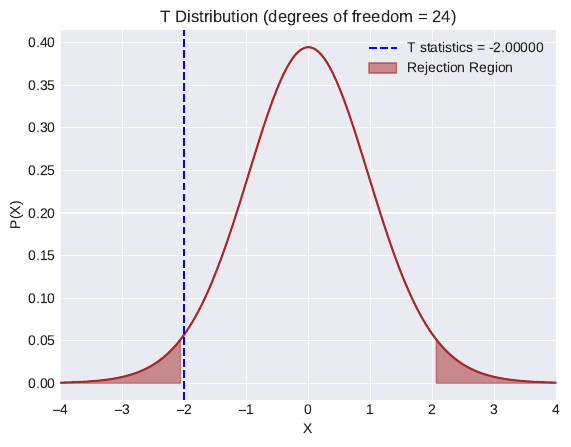

Generate this figure with Python:
#!/usr/bin/env python3
import numpy as np
from scipy.stats import t
import matplotlib.pyplot as plt
plt.style.use('ggplot')

# population mean, sample mean, sample stdandard deviation, sample length
p_mean = 16; s_mean = 15.8; s_stdv = 0.5; n = 25

# degrees of freedom, level of significance, confidence level
dof = n - 1;  los = 0.05; cnl = 1 - los

# calculation of T-statistics
tstatistics = (s_mean - p_mean)/(s_stdv/np.sqrt(n))
print("T-statistics: {:.5f}".format(tstatistics))

# calculation of Critical values
tcritical_l = t.ppf(q = los/2, df = dof)
tcritical_u = -tcritical_l
print("Critical values are {}, {}".format(tcritical_l, tcritical_u))

# decision making - using T-statistics and Critical values
if tstatistics < tcritical_l or tstatistics > tcritical_u:
    print("Reject the Null hypothesis.")
else: print("Fail to reject the Null hypothesis.")

# calculation of p-value
pvalue = 2*t.cdf(tstatistics, df = dof)
print("p-value: {:.5f}".format(pvalue))

# decision making - using p-value
if pvalue < los: print("Reject the Null hypothesis.")
else: print("Fail to reject the Null hypothesis.")

# standard error
std_err = s_stdv/np.sqrt(n)
print("Standard Error: {:.5f}".format(std_err))

# confidence interval
cnf_int = s_mean + std_err * np.array([tcritical_l, tcritical_u])
print("Confidence Interval: {}".format(cnf_int))

# plot script
x1=np.linspace(-10,tcritical_l,1000); y1=t.pdf(x1,df=dof)
x2=np.linspace(tcritical_u,10,1000);  y2=t.pdf(x2,df=dof)
x3=np.linspace(-4,4,1000); y3=t.pdf(x3,df=dof)
ax=plt.figure().add_subplot(111); ax.plot(x3,y3,color='brown')
ax.fill_between(x1,y1,0,alpha=0.5,color='brown',label='Rejection Region')
ax.fill_between(x2,y2,0,alpha=0.5,color='brown'); ax.set(xlabel='X',ylabel='P(X)')
ax.axvline(x=tstatistics,ls='--',c='b',label='T statistics = {:.5f}'.format(tstatistics))
ax.set(xlim=[-4,4],title="T Distribution (degrees of freedom = 24)"); plt.legend()
plt.savefig('tscript1b.pdf',dpi=72,bbox_inches='tight'); plt.show()
